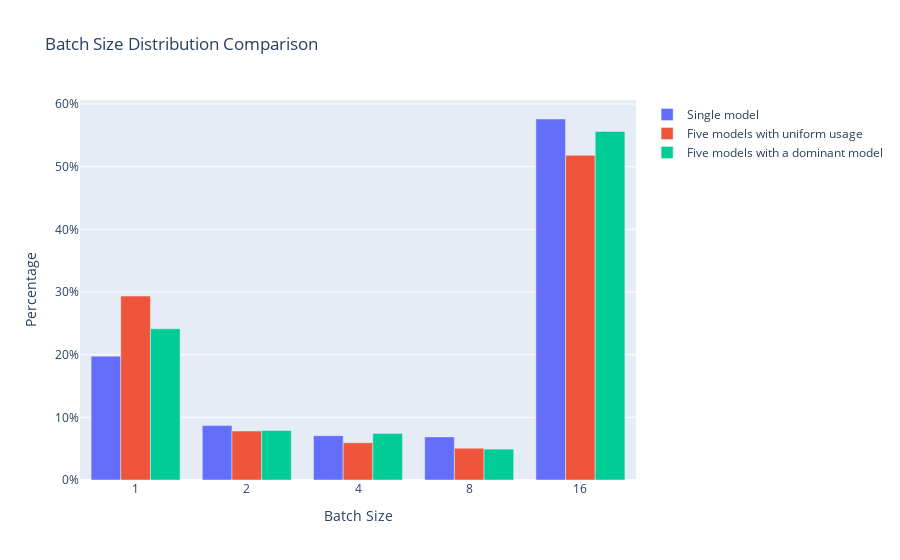
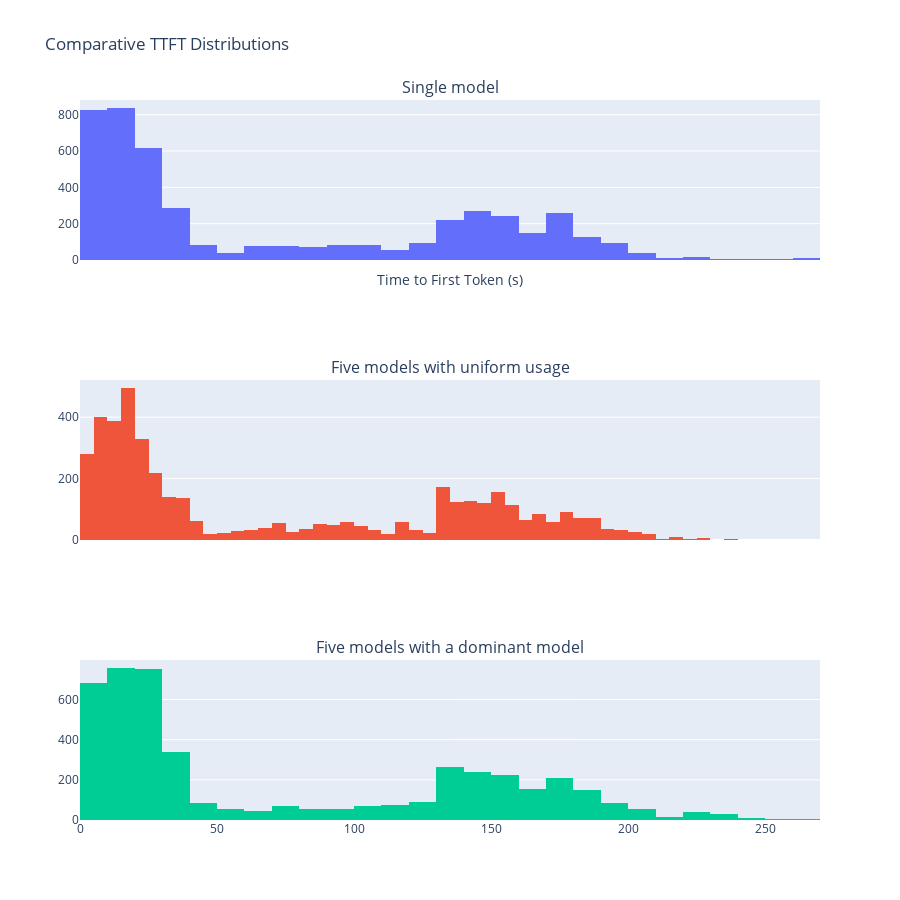
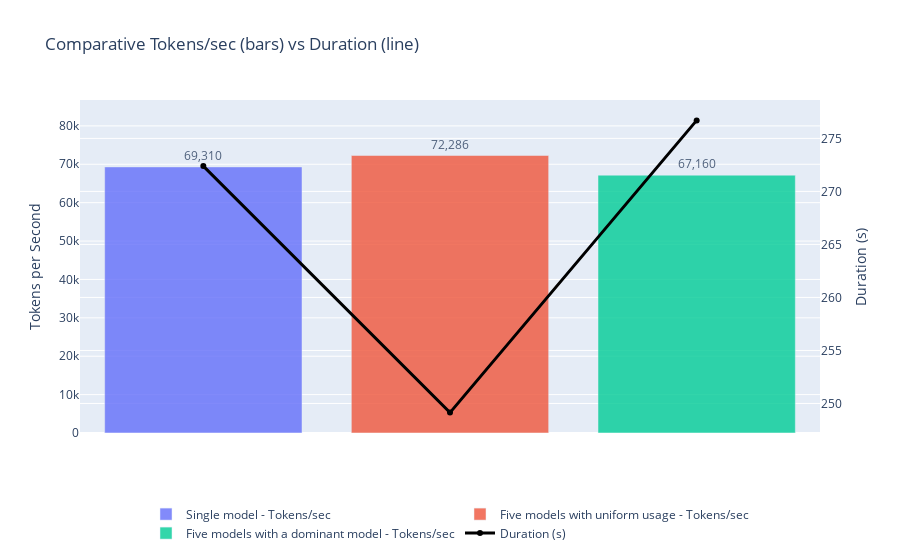

The cell these charts' notebook holds for them, in order:
### Code cell
qps = 250
datasets = {
    "Single model": f'../data/bundle_tests/5_node_samsung/1_ckpts-5000_reqs-{qps}_qps_exponential/grafana-1_ckpts-5000_reqs-{qps}_qps_exponential.csv',
    "Five models with uniform usage": f'../data/bundle_tests/5_node_samsung/5_ckpts-equally_spread-5000_reqs-{qps}_qps_exponential/grafana-5_ckpts-equally_spread-5000_reqs-{qps}_qps_exponential.csv',
    "Five models with a dominant model": f'../data/bundle_tests/5_node_samsung/5_ckpts-dominant_spread-5000_reqs-total_{qps}_qps_exponential/grafana-5_ckpts-dominant_spread-5000_reqs-total_{qps}_qps_exponential.csv'
}
comparative_bar_plots(datasets)

kit_datasets = {
    "Single model": f'../data/bundle_tests/5_node_samsung/1_ckpts-5000_reqs-{qps}_qps_exponential',
    "Five models with uniform usage": f'../data/bundle_tests/5_node_samsung/5_ckpts-equally_spread-5000_reqs-{qps}_qps_exponential',
    "Five models with a dominant model": f'../data/bundle_tests/5_node_samsung/5_ckpts-dominant_spread-5000_reqs-total_{qps}_qps_exponential',
}
comparative_dist_plots(kit_datasets)

summary_df = get_tok_s_summary(kit_datasets)
plot_bar_line_comparison(summary_df)

### Figure 1 — Plotly figure (JSON) as saved in the notebook; plotly's stock layout.template omitted (floating-point values rounded to 4 significant figures)
{"data": [{"name": "Single model", "type": "bar", "x": ["1", "2", "4", "8", "16"], "y": [0.1976, 0.0868, 0.0707, 0.0688, 0.5761]}, {"name": "Five models with uniform usage", "type": "bar", "x": ["1", "2", "4", "8", "16"], "y": [0.2935, 0.0782, 0.0595, 0.0507, 0.5181]}, {"name": "Five models with a dominant model", "type": "bar", "x": ["1", "2", "4", "8", "16"], "y": [0.2413, 0.079, 0.0744, 0.0493, 0.5561]}], "layout": {"barmode": "group", "title": {"text": "Batch Size Distribution Comparison"}, "xaxis": {"title": {"text": "Batch Size"}, "type": "category"}, "yaxis": {"tickformat": ".0%", "title": {"text": "Percentage"}}}}

### Figure 2 — Plotly figure (JSON) as saved in the notebook; plotly's stock layout.template omitted (floating-point values rounded to 4 significant figures; data arrays with more than 128 entries replaced by an {"elided": "..."} marker saying what was removed)
{"data": [{"name": "Single model", "nbinsx": 50, "opacity": 1, "showlegend": false, "type": "histogram", "x": {"elided": "5000 float values"}, "xaxis": "x", "yaxis": "y"}, {"name": "Five models with uniform usage", "nbinsx": 50, "opacity": 1, "showlegend": false, "type": "histogram", "x": {"elided": "5000 float values"}, "xaxis": "x2", "yaxis": "y2"}, {"name": "Five models with a dominant model", "nbinsx": 50, "opacity": 1, "showlegend": false, "type": "histogram", "x": {"elided": "5000 float values"}, "xaxis": "x3", "yaxis": "y3"}], "layout": {"annotations": [{"font": {"size": 16}, "showarrow": false, "text": "Single model", "x": 0.5, "xanchor": "center", "xref": "paper", "y": 1, "yanchor": "bottom", "yref": "paper"}, {"font": {"size": 16}, "showarrow": false, "text": "Five models with uniform usage", "x": 0.5, "xanchor": "center", "xref": "paper", "y": 0.6111, "yanchor": "bottom", "yref": "paper"}, {"font": {"size": 16}, "showarrow": false, "text": "Five models with a dominant model", "x": 0.5, "xanchor": "center", "xref": "paper", "y": 0.2222, "yanchor": "bottom", "yref": "paper"}], "bargap": 0, "height": 900, "title": {"text": "Comparative TTFT Distributions"}, "xaxis": {"anchor": "y", "domain": [0, 1], "matches": "x3", "showticklabels": false, "title": {"text": "Time to First Token (s)"}}, "xaxis2": {"anchor": "y2", "domain": [0, 1], "matches": "x3", "showticklabels": false}, "xaxis3": {"anchor": "y3", "domain": [0, 1]}, "yaxis": {"anchor": "x", "domain": [0.7778, 1]}, "yaxis2": {"anchor": "x2", "domain": [0.3889, 0.6111]}, "yaxis3": {"anchor": "x3", "domain": [0, 0.2222]}}}

### Figure 3 — Plotly figure (JSON) as saved in the notebook; plotly's stock layout.template omitted (floating-point values rounded to 4 significant figures)
{"data": [{"name": "Single model - Tokens/sec", "opacity": 0.8, "text": ["69,310"], "textposition": "outside", "type": "bar", "x": ["Single model"], "y": [69310.0], "yaxis": "y"}, {"name": "Five models with uniform usage - Tokens/sec", "opacity": 0.8, "text": ["72,286"], "textposition": "outside", "type": "bar", "x": ["Five models with uniform usage"], "y": [72290.0], "yaxis": "y"}, {"name": "Five models with a dominant model - Tokens/sec", "opacity": 0.8, "text": ["67,160"], "textposition": "outside", "type": "bar", "x": ["Five models with a dominant model"], "y": [67160.0], "yaxis": "y"}, {"line": {"color": "black", "width": 3}, "mode": "lines+markers", "name": "Duration (s)", "text": ["272", "249", "277"], "textposition": "top center", "type": "scatter", "x": ["Single model", "Five models with uniform usage", "Five models with a dominant model"], "y": [272.4, 249.1, 276.7], "yaxis": "y2"}], "layout": {"barmode": "group", "legend": {"orientation": "h", "x": 0.5, "xanchor": "center", "y": -0.2, "yanchor": "top"}, "title": {"text": "Comparative Tokens/sec (bars) vs Duration (line)"}, "xaxis": {"showticklabels": false, "title": {"text": ""}}, "yaxis": {"range": [0, 86740.0], "side": "left", "title": {"text": "Tokens per Second"}}, "yaxis2": {"overlaying": "y", "side": "right", "title": {"text": "Duration (s)"}}}}
